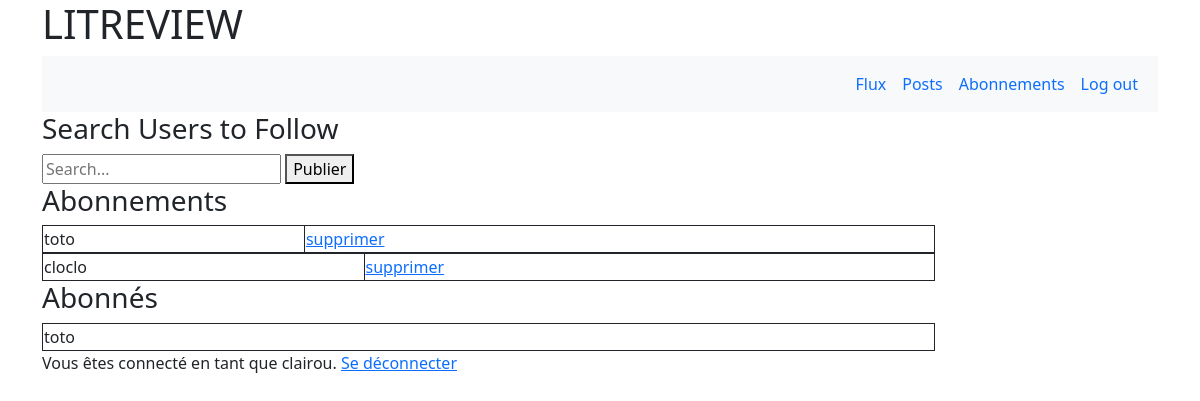
/follows (signed in), run on an earlier commit of the app's database.
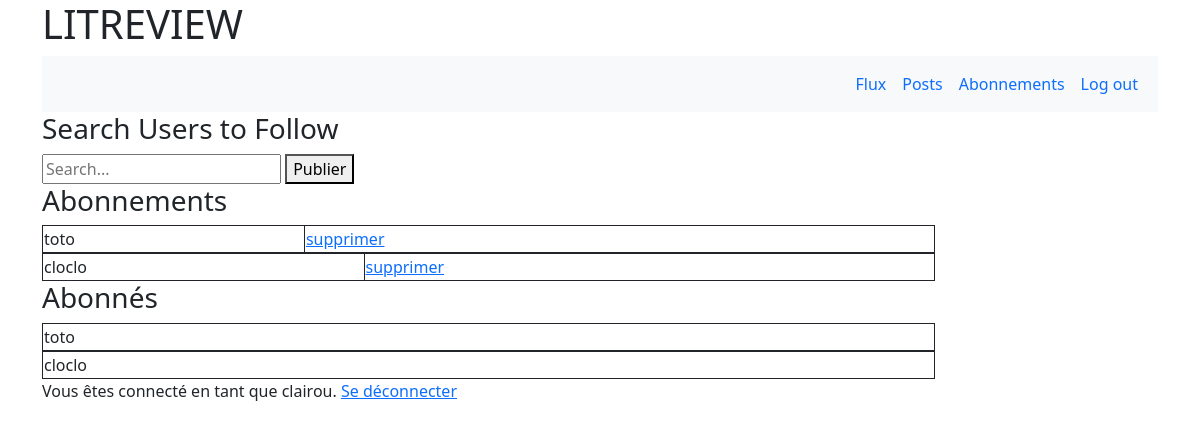
And on a later commit of the database.
### litreview/models.py (models this page shows, shortened)
class UserFollows(models.Model):
    user = models.ForeignKey(
        to=settings.AUTH_USER_MODEL, on_delete=models.CASCADE,
        related_name='following', blank=True, null=True)
    followed_user = models.ForeignKey(
        to=settings.AUTH_USER_MODEL, on_delete=models.CASCADE,
        related_name='followed_by', blank=True, null=True)
    class Meta:
        unique_together = ('user', 'followed_user',)

### authentication/models.py (models this page shows)
class User(AbstractUser):
    CREATOR = 'CREATOR'
    SUBSCRIBER = 'SUBSCRIBER'
    ROLE_CHOICES = (
        (CREATOR, 'Créateur'),
        (SUBSCRIBER, 'Abonné'),
    )
    role = models.CharField(max_length=30,
                            choices=ROLE_CHOICES,
                            verbose_name='Rôle')

### litreview/views.py (the view, shortened to what this page needs)
# urls.py: path('follows', views.follows_searched, name='follows'),
@login_required
def follows_searched(request):
    user_en_ligne = User.objects.get(id=request.user.id)
    following = user_en_ligne.following.all()
    followed = user_en_ligne.followed_by.all()
    return render(request, 'litreview/follows.html', {'following': following,
                                                      'followed': followed,
                                                      })

### litreview/templates/litreview/follows.html (shortened to what this page needs)
{% extends 'base.html' %}
{% block content %}
{% include 'litreview/nav.html' %}
    <h3>Search Users to Follow</h3>
    <form method=POST >
        <input type="text" placeholder="Search..." name="searched">
        <button type="submit" >Publier</button>
    </form>
<h3>Abonnements</h3>
<div class="following">
{% for follow in following %}
      <table>
  <tr>
    <td>{{ follow.followed_user }}</td>
      <td><a href="{% url 'follow_delete' follow.id %}">supprimer</a></td>
    </tr>
        </table>
{% endfor %}
    </div>
<h3>Abonnés</h3>
<div class="followed">
{% for follow in followed %}
      <table>
  <tr>
    <td>{{ follow.user }}</td>
    </tr>
        </table>
{% endfor %}
    </div>
{% endblock content %}

What changed in the data, as far as the page shows it:
added UserFollows: user "cloclo", shown under "Abonnés"
